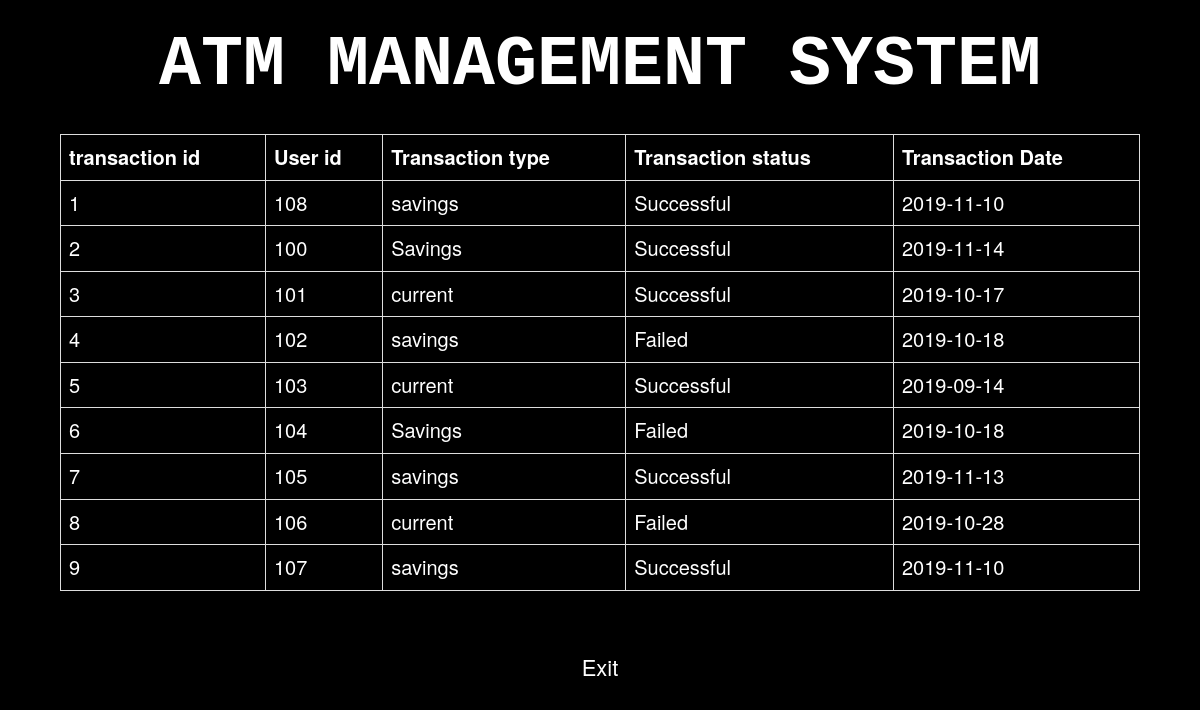
The page /summary.php on the database its author committed.
### tables this page shows
CREATE TABLE IF NOT EXISTS `transaction` (
  `transaction_date` date NOT NULL,
  `transaction_id` int(11) NOT NULL AUTO_INCREMENT,
  `transaction_status` varchar(255) NOT NULL,
  `transaction_type` varchar(255) NOT NULL,
  `user_id` int(11) NOT NULL,
  PRIMARY KEY (`transaction_id`),
  KEY `user_id` (`user_id`)
);

### summary.php (the view, shortened to what this page needs)
<?php
$con= mysqli_connect("localhost", "root", "", "atm")
         or die(mysqli_errno($con));
$select_query="CALL transaction_display()";
$select_query_result= mysqli_query($con, $select_query) or die(mysqli_error($con));
?>
<!DOCTYPE html>
<html>
    <head>
        <link  rel="stylesheet" href="https://maxcdn.bootstrapcdn.com/bootstrap/3.3.7/css/bootstrap.min.css" >
        <link href="style.css" rel="stylesheet" type="text/css">
    <body style="background-color: black">
    <link href="style.css" rel="stylesheet" type="text/css"/>
</head>
    <div class="header">
        <div class="inner-header">
            <div class="logo">
                <p><center>
                     ATM MANAGEMENT SYSTEM</center>
                </p>
            </div>
        </div>
    </div>
 <center>
    <div class="container">
     <div class="row">
         <table class="table table-bordered table1">
             <tbody>
             <th>transaction id</th>
             <th>User id</th>
             <th>Transaction type</th>
             <th>Transaction status</th>
             <th>Transaction Date</th>
     <?php
              $num = mysqli_num_rows($select_query_result);
 while($num!=0)
 {
  $row = mysqli_fetch_array($select_query_result );
  echo "<h7>";
  echo "<tr>";
  echo "<td>";
  echo $row[1];
  echo "</td>";
  echo "<td>";
  echo $row[4];
  echo "</td>";
  echo "<td>";
  echo $row[3];
  echo "</td>";
  echo "<td>";
  echo $row[2];
  echo "</td>";
  echo "<td>";
  echo $row[0];
  echo "</td>";
  echo"</tr>";
  echo"</h7>";
  $num--;
 }
 ?>
             </tbody></table>
         <br><Br>    <a href="index.php" class="button">Exit</a>
     </body>
     </html>

### style.css (style rules this page uses)
body { width: 100%; height: 100%; margin: 0; }
a { text-decoration: none; background-color: transparent; color:#ededed; }
.header { background-color:transparent; color:#fff; border-color: #080808; min-height: 50px; border: 1px solid transparent; font-size:100px; }
.inner-header { width:80%; margin:auto; }
.logo { height: 100px; padding: 5px; font-family:courier; font-size: 70px; font-weight: bold; }
.button { color: white; background-color: black; border-color: #ac2925; box-shadow: inset 0 8px 5px rgba(0, 0, 0, .125); padding: 15px 20px; font-size: 22px; border-radius: 8px; }
.container { width:90%; margin:auto; overflow:hidden; }
h7 { font:italic normal bolder 28px arial, sans-serif; color:white; margin-left: 150px; }
.table1 { color:white; font-size:20px; }

### rows shown on the page
transaction: transaction_id "1", user "108", transaction_type "savings", transaction_status "Successful", transaction_date "2019-11-10"
transaction: transaction_id "2", user "100", transaction_type "Savings", transaction_status "Successful", transaction_date "2019-11-14"
transaction: transaction_id "3", user "101", transaction_type "current", transaction_status "Successful", transaction_date "2019-10-17"
transaction: transaction_id "4", user "102", transaction_type "savings", transaction_status "Failed", transaction_date "2019-10-18"
transaction: transaction_id "5", user "103", transaction_type "current", transaction_status "Successful", transaction_date "2019-09-14"
transaction: transaction_id "6", user "104", transaction_type "Savings", transaction_status "Failed", transaction_date "2019-10-18"
transaction: transaction_id "7", user "105", transaction_type "savings", transaction_status "Successful", transaction_date "2019-11-13"
transaction: transaction_id "8", user "106", transaction_type "current", transaction_status "Failed", transaction_date "2019-10-28"
transaction: transaction_id "9", user "107", transaction_type "savings", transaction_status "Successful", transaction_date "2019-11-10"
